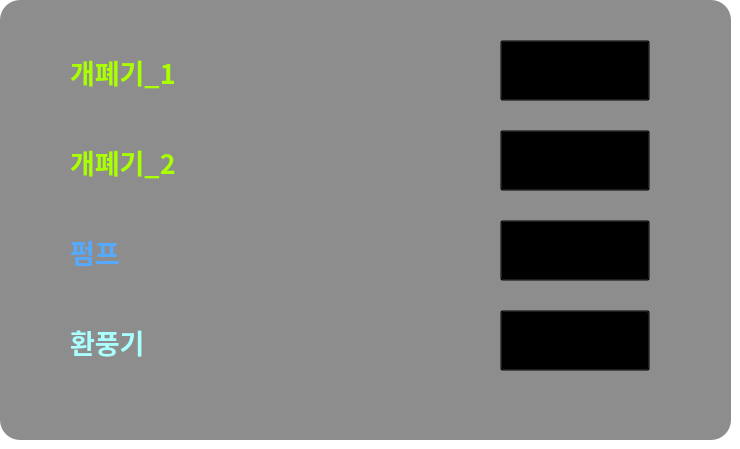
   <widget class="QWidget" name="tab_2">
    <property name="styleSheet">
     <string notr="true">background-color:transparent;</string>
    </property>
    <attribute name="icon">
     <iconset>
      <normaloff>control.png</normaloff>control.png</iconset>
    </attribute>
    <attribute name="title">
     <string>Control</string>
    </attribute>
    <widget class="QPushButton" name="pushButton">
     <property name="geometry">
      <rect>
       <x>500</x>
       <y>40</y>
       <width>150</width>
       <height>61</height>
      </rect>
     </property>
     <property name="styleSheet">
      <string notr="true"/>
     </property>
     <property name="text">
      <string/>
     </property>
     <property name="icon">
      <iconset>
       <normaloff>toggle_switch_off.png</normaloff>
       <normalon>toggle_switch_on.png</normalon>toggle_switch_off.png</iconset>
     </property>
     <property name="iconSize">
      <size>
       <width>100</width>
       <height>100</height>
      </size>
     </property>
     <property name="checkable">
      <bool>true</bool>
     </property>
     <property name="checked">
      <bool>false</bool>
     </property>
    </widget>
    <widget class="QLabel" name="label_22">
     <property name="geometry">
      <rect>
       <x>0</x>
       <y>0</y>
       <width>731</width>
       <height>440</height>
      </rect>
     </property>
     <property name="styleSheet">
      <string notr="true">background-color:rgba(0, 0, 0, 0.45); border-radius:20px;</string>
     </property>
     <property name="text">
      <string/>
     </property>
    </widget>
    <widget class="QLabel" name="label_24">
     <property name="geometry">
      <rect>
       <x>70</x>
       <y>35</y>
       <width>200</width>
       <height>75</height>
      </rect>
     </property>
     <property name="font">
      <font>
       <family>휴먼편지체</family>
       <weight>75</weight>
       <bold>true</bold>
      </font>
     </property>
     <property name="text">
      <string>&lt;html&gt;&lt;head/&gt;&lt;body&gt;&lt;p&gt;&lt;span style=&quot; font-size:20pt; color:#aaff00;&quot;&gt;개폐기_1&lt;/span&gt;&lt;/p&gt;&lt;/body&gt;&lt;/html&gt;</string>
     </property>
    </widget>
    <widget class="QPushButton" name="pushButton_2">
     <property name="geometry">
      <rect>
       <x>500</x>
       <y>130</y>
       <width>150</width>
       <height>61</height>
      </rect>
     </property>
     <property name="styleSheet">
      <string notr="true"/>
     </property>
     <property name="text">
      <string/>
     </property>
     <property name="icon">
      <iconset>
       <normaloff>toggle_switch_off.png</normaloff>
       <normalon>toggle_switch_on.png</normalon>toggle_switch_off.png</iconset>
     </property>
     <property name="iconSize">
      <size>
       <width>100</width>
       <height>100</height>
      </size>
     </property>
     <property name="checkable">
      <bool>true</bool>
     </property>
     <property name="checked">
      <bool>false</bool>
     </property>
    </widget>
    <widget class="QLabel" name="label_25">
     <property name="geometry">
      <rect>
       <x>70</x>
       <y>125</y>
       <width>200</width>
       <height>75</height>
      </rect>
     </property>
     <property name="font">
      <font>
       <family>휴먼편지체</family>
       <weight>75</weight>
       <bold>true</bold>
      </font>
     </property>
     <property name="text">
      <string>&lt;html&gt;&lt;head/&gt;&lt;body&gt;&lt;p&gt;&lt;span style=&quot; font-size:20pt; color:#aaff00;&quot;&gt;개폐기_2&lt;/span&gt;&lt;/p&gt;&lt;/body&gt;&lt;/html&gt;</string>
     </property>
    </widget>
    <widget class="QPushButton" name="pushButton_3">
     <property name="geometry">
      <rect>
       <x>500</x>
       <y>310</y>
       <width>150</width>
       <height>61</height>
      </rect>
     </property>
     <property name="styleSheet">
      <string notr="true"/>
     </property>
     <property name="text">
      <string/>
     </property>
     <property name="icon">
      <iconset>
       <normaloff>toggle_switch_off.png</normaloff>
       <normalon>toggle_switch_on.png</normalon>toggle_switch_off.png</iconset>
     </property>
     <property name="iconSize">
      <size>
       <width>100</width>
       <height>100</height>
      </size>
     </property>
     <property name="checkable">
      <bool>true</bool>
     </property>
     <property name="checked">
      <bool>false</bool>
     </property>
    </widget>
    <widget class="QLabel" name="label_27">
     <property name="geometry">
      <rect>
       <x>70</x>
       <y>305</y>
       <width>200</width>
       <height>75</height>
      </rect>
     </property>
     <property name="font">
      <font>
       <family>휴먼편지체</family>
       <weight>75</weight>
       <bold>true</bold>
      </font>
     </property>
     <property name="text">
      <string>&lt;html&gt;&lt;head/&gt;&lt;body&gt;&lt;p&gt;&lt;span style=&quot; font-size:20pt; color:#aaffff;;&quot;&gt;환풍기&lt;/span&gt;&lt;/p&gt;&lt;/body&gt;&lt;/html&gt;</string>
     </property>
    </widget>
    <widget class="QLabel" name="label_26">
     <property name="geometry">
      <rect>
       <x>70</x>
       <y>215</y>
       <width>200</width>
       <height>75</height>
      </rect>
     </property>
     <property name="font">
      <font>
       <family>휴먼편지체</family>
       <weight>75</weight>
       <bold>true</bold>
      </font>
     </property>
     <property name="text">
      <string>&lt;html&gt;&lt;head/&gt;&lt;body&gt;&lt;p&gt;&lt;span style=&quot; font-size:20pt; color:#55aaff;&quot;&gt;펌프&lt;/span&gt;&lt;/p&gt;&lt;/body&gt;&lt;/html&gt;</string>
     </property>
    </widget>
    <widget class="QPushButton" name="pushButton_4">
     <property name="geometry">
      <rect>
       <x>500</x>
       <y>220</y>
       <width>150</width>
       <height>61</height>
      </rect>
     </property>
     <property name="styleSheet">
      <string notr="true"/>
     </property>
     <property name="text">
      <string/>
     </property>
     <property name="icon">
      <iconset>
       <normaloff>toggle_switch_off.png</normaloff>
       <normalon>toggle_switch_on.png</normalon>toggle_switch_off.png</iconset>
     </property>
     <property name="iconSize">
      <size>
       <width>100</width>
       <height>100</height>
      </size>
     </property>
     <property name="checkable">
      <bool>true</bool>
     </property>
     <property name="checked">
      <bool>false</bool>
     </property>
    </widget>
    <zorder>label_22</zorder>
    <zorder>pushButton</zorder>
    <zorder>label_24</zorder>
    <zorder>pushButton_2</zorder>
    <zorder>label_25</zorder>
    <zorder>pushButton_3</zorder>
    <zorder>label_27</zorder>
    <zorder>label_26</zorder>
    <zorder>pushButton_4</zorder>
   </widget>
